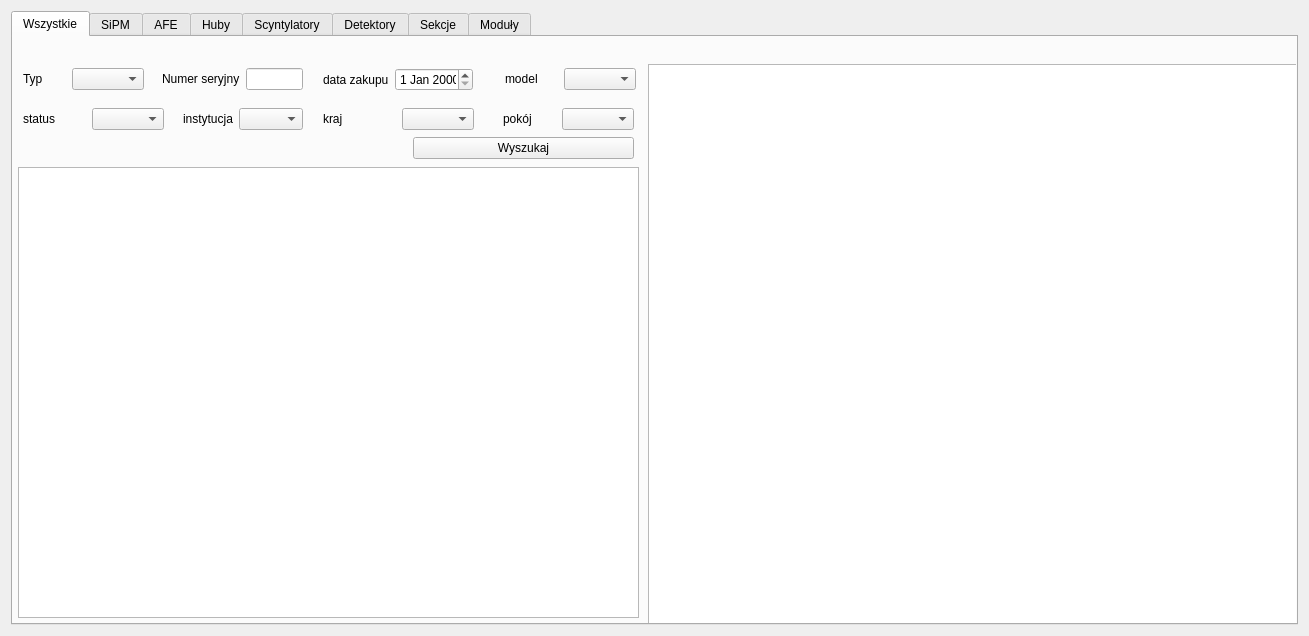
<?xml version="1.0" encoding="UTF-8"?>
<ui version="4.0">
 <class>Widget</class>
 <widget class="QWidget" name="Widget">
  <property name="geometry">
   <rect>
    <x>0</x>
    <y>0</y>
    <width>1309</width>
    <height>636</height>
   </rect>
  </property>
  <property name="maximumSize">
   <size>
    <width>1309</width>
    <height>16777215</height>
   </size>
  </property>
  <property name="windowTitle">
   <string>Widget</string>
  </property>
  <layout class="QGridLayout" name="gridLayout">
   <property name="sizeConstraint">
    <enum>QLayout::SetNoConstraint</enum>
   </property>
   <property name="spacing">
    <number>5</number>
   </property>
   <item row="0" column="1">
    <widget class="QTabWidget" name="tabWidget">
     <property name="currentIndex">
      <number>0</number>
     </property>
     <widget class="QWidget" name="tabAll">
      <attribute name="title">
       <string>Wszystkie</string>
      </attribute>
      <widget class="QTextEdit" name="textEdit">
       <property name="geometry">
        <rect>
         <x>635</x>
         <y>27</y>
         <width>751</width>
         <height>581</height>
        </rect>
       </property>
      </widget>
      <widget class="QWidget" name="layoutWidget">
       <property name="geometry">
        <rect>
         <x>149</x>
         <y>30</y>
         <width>141</width>
         <height>24</height>
        </rect>
       </property>
       <layout class="QHBoxLayout" name="horizontalLayout_serialNumber">
        <item>
         <widget class="QLabel" name="label_serialNumber">
          <property name="text">
           <string>Numer seryjny</string>
          </property>
         </widget>
        </item>
        <item>
         <widget class="QLineEdit" name="lineEdit_serialNumber"/>
        </item>
       </layout>
      </widget>
      <widget class="QWidget" name="layoutWidget_2">
       <property name="geometry">
        <rect>
         <x>310</x>
         <y>30</y>
         <width>150</width>
         <height>25</height>
        </rect>
       </property>
       <layout class="QHBoxLayout" name="horizontalLayout_2">
        <item>
         <widget class="QLabel" name="label_purchaseDate">
          <property name="text">
           <string>data zakupu</string>
          </property>
         </widget>
        </item>
        <item>
         <widget class="QDateEdit" name="dateEdit_purchaseDate"/>
        </item>
       </layout>
      </widget>
      <widget class="QWidget" name="layoutWidget_3">
       <property name="geometry">
        <rect>
         <x>492</x>
         <y>30</y>
         <width>131</width>
         <height>24</height>
        </rect>
       </property>
       <layout class="QHBoxLayout" name="horizontalLayout_model">
        <item>
         <widget class="QLabel" name="label_model">
          <property name="text">
           <string>model</string>
          </property>
         </widget>
        </item>
        <item>
         <widget class="QComboBox" name="comboBox_model"/>
        </item>
       </layout>
      </widget>
      <widget class="QWidget" name="layoutWidget_4">
       <property name="geometry">
        <rect>
         <x>10</x>
         <y>70</y>
         <width>141</width>
         <height>24</height>
        </rect>
       </property>
       <layout class="QHBoxLayout" name="horizontalLayout_status">
        <item>
         <widget class="QLabel" name="label_status">
          <property name="text">
           <string>status</string>
          </property>
         </widget>
        </item>
        <item>
         <widget class="QComboBox" name="comboBox_status"/>
        </item>
       </layout>
      </widget>
      <widget class="QWidget" name="layoutWidget_5">
       <property name="geometry">
        <rect>
         <x>310</x>
         <y>70</y>
         <width>151</width>
         <height>24</height>
        </rect>
       </property>
       <layout class="QHBoxLayout" name="horizontalLayout_country">
        <item>
         <widget class="QLabel" name="label_country">
          <property name="text">
           <string>kraj</string>
          </property>
         </widget>
        </item>
        <item>
         <widget class="QComboBox" name="comboBox_country"/>
        </item>
       </layout>
      </widget>
      <widget class="QWidget" name="layoutWidget_6">
       <property name="geometry">
        <rect>
         <x>10</x>
         <y>30</y>
         <width>121</width>
         <height>24</height>
        </rect>
       </property>
       <layout class="QHBoxLayout" name="horizontalLayout_type">
        <item>
         <widget class="QLabel" name="label_type">
          <property name="text">
           <string>Typ</string>
          </property>
         </widget>
        </item>
        <item>
         <widget class="QComboBox" name="comboBox_type"/>
        </item>
       </layout>
      </widget>
      <widget class="QWidget" name="layoutWidget_7">
       <property name="geometry">
        <rect>
         <x>170</x>
         <y>70</y>
         <width>120</width>
         <height>24</height>
        </rect>
       </property>
       <layout class="QHBoxLayout" name="horizontalLayout_instytution">
        <item>
         <widget class="QLabel" name="label_institution">
          <property name="text">
           <string>instytucja</string>
          </property>
         </widget>
        </item>
        <item>
         <widget class="QComboBox" name="comboBox_institution"/>
        </item>
       </layout>
      </widget>
      <widget class="QWidget" name="layoutWidget_8">
       <property name="geometry">
        <rect>
         <x>490</x>
         <y>70</y>
         <width>131</width>
         <height>24</height>
        </rect>
       </property>
       <layout class="QHBoxLayout" name="horizontalLayout_room">
        <item>
         <widget class="QLabel" name="label_room">
          <property name="text">
           <string>pokój</string>
          </property>
         </widget>
        </item>
        <item>
         <widget class="QComboBox" name="comboBox_room"/>
        </item>
       </layout>
      </widget>
      <widget class="QTableView" name="tableView_all">
       <property name="geometry">
        <rect>
         <x>5</x>
         <y>130</y>
         <width>621</width>
         <height>451</height>
        </rect>
       </property>
      </widget>
      <widget class="QPushButton" name="pushButton_search">
       <property name="geometry">
        <rect>
         <x>400</x>
         <y>100</y>
         <width>221</width>
         <height>22</height>
        </rect>
       </property>
       <property name="text">
        <string>Wyszukaj</string>
       </property>
      </widget>
     </widget>
     <widget class="QWidget" name="tabSiPM">
      <attribute name="title">
       <string>SiPM</string>
      </attribute>
     </widget>
     <widget class="QWidget" name="tabAFE">
      <attribute name="title">
       <string>AFE</string>
      </attribute>
     </widget>
     <widget class="QWidget" name="tab">
      <attribute name="title">
       <string>Huby</string>
      </attribute>
     </widget>
     <widget class="QWidget" name="tab_2">
      <attribute name="title">
       <string>Scyntylatory</string>
      </attribute>
     </widget>
     <widget class="QWidget" name="tabDetektory">
      <attribute name="title">
       <string>Detektory</string>
      </attribute>
     </widget>
     <widget class="QWidget" name="tabSekcje">
      <attribute name="title">
       <string>Sekcje</string>
      </attribute>
     </widget>
     <widget class="QWidget" name="tabModuly">
      <attribute name="title">
       <string>Moduły</string>
      </attribute>
     </widget>
    </widget>
   </item>
  </layout>
 </widget>
 <resources/>
 <connections/>
</ui>
